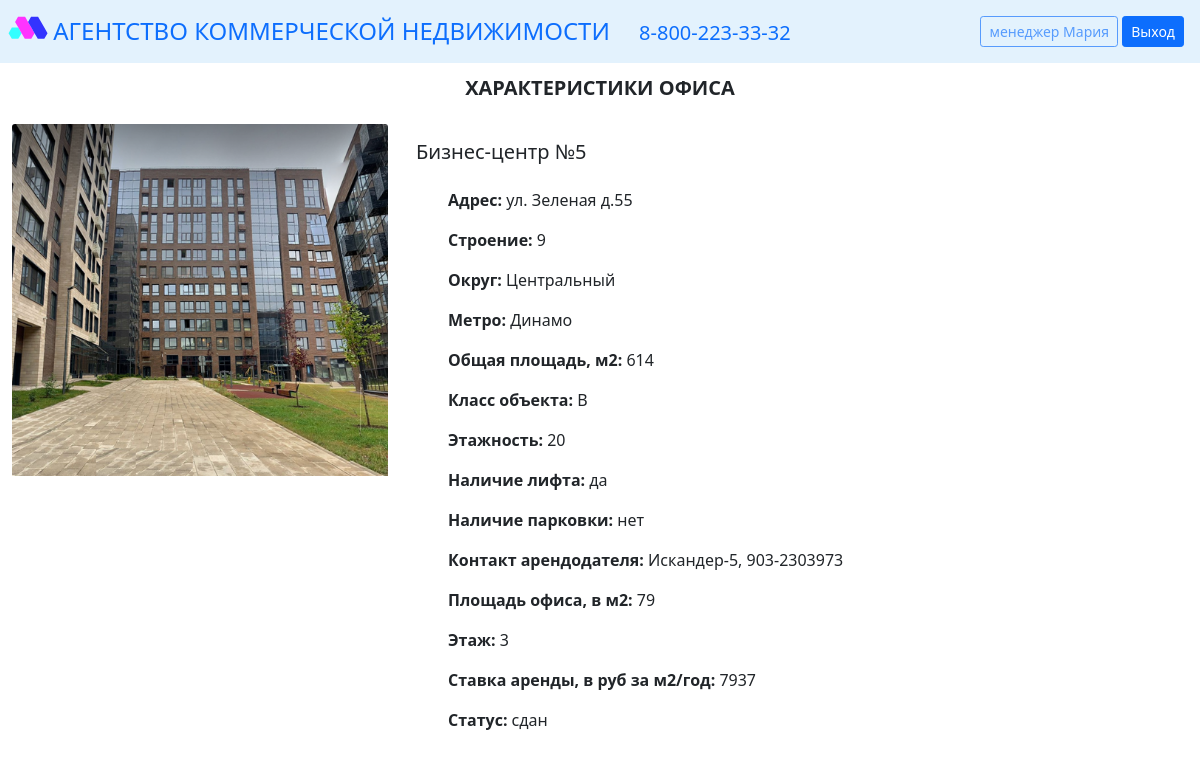
Before: /card_office/1 (signed in) with the older database file.
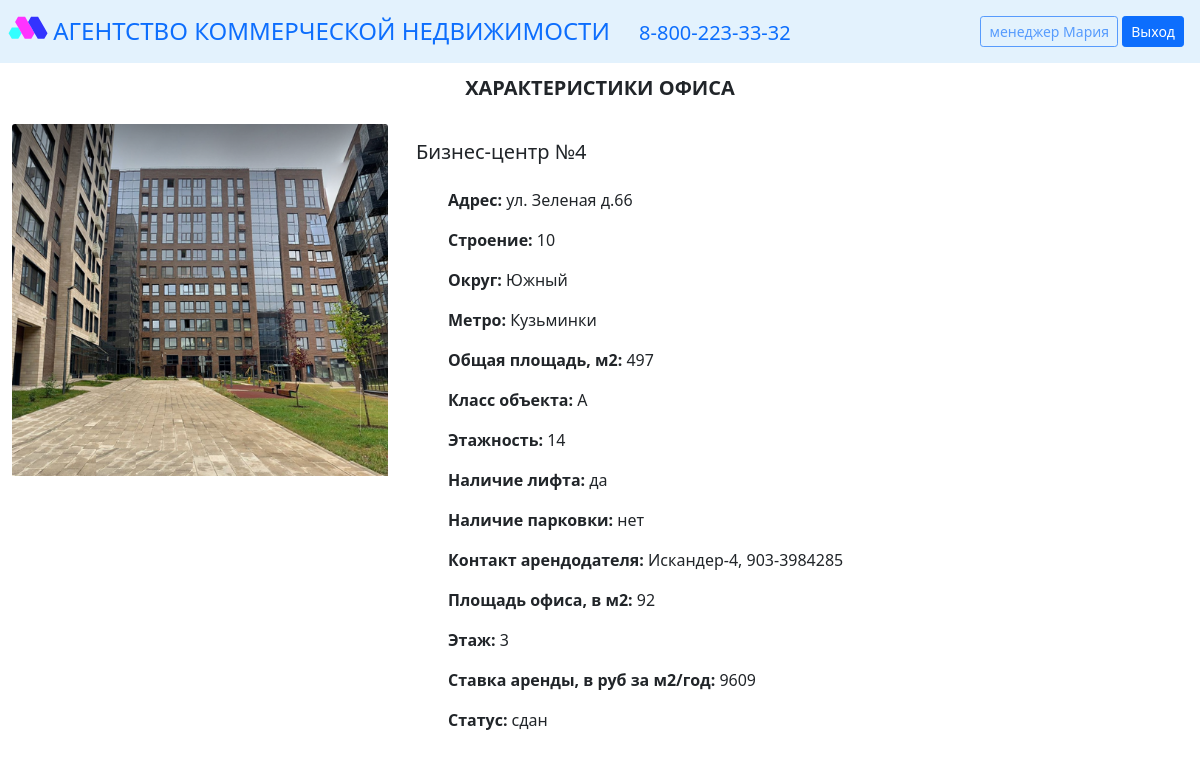
After: the same page with the newer database file.
### data/business_centers.py (models this page shows, shortened)
class Business_center(SqlAlchemyBase, SerializerMixin):
    __tablename__ = 'business_centers'
    id = sqlalchemy.Column(sqlalchemy.Integer, primary_key=True, autoincrement=True)
    name = sqlalchemy.Column(sqlalchemy.String, nullable=True)
    address = sqlalchemy.Column(sqlalchemy.String, nullable=True)
    building = sqlalchemy.Column(sqlalchemy.String, nullable=True)
    district = sqlalchemy.Column(sqlalchemy.String, nullable=True)
    metro = sqlalchemy.Column(sqlalchemy.String, nullable=True)
    total_area = sqlalchemy.Column(sqlalchemy.String, nullable=True)
    klass = sqlalchemy.Column(sqlalchemy.String, nullable=True)
    floors = sqlalchemy.Column(sqlalchemy.String, nullable=True)
    lift = sqlalchemy.Column(sqlalchemy.String, nullable=True)
    parking = sqlalchemy.Column(sqlalchemy.String, nullable=True)
    contact = sqlalchemy.Column(sqlalchemy.String, nullable=True)
    user_id = sqlalchemy.Column(sqlalchemy.Integer, sqlalchemy.ForeignKey("users.id"))
    user = orm.relationship('User')
    offices = orm.relationship("Office", back_populates='business_center')

### data/offices.py (models this page shows, shortened)
class Office(SqlAlchemyBase, SerializerMixin):
    __tablename__ = 'offices'
    id = sqlalchemy.Column(sqlalchemy.Integer, primary_key=True, autoincrement=True)
    area = sqlalchemy.Column(sqlalchemy.String, nullable=True)
    floor = sqlalchemy.Column(sqlalchemy.String, nullable=True)
    bet = sqlalchemy.Column(sqlalchemy.String, nullable=True)
    status = sqlalchemy.Column(sqlalchemy.String, nullable=True)
    user_id = sqlalchemy.Column(sqlalchemy.Integer, sqlalchemy.ForeignKey("users.id"))
    user = orm.relationship('User')
    business_center_id = sqlalchemy.Column(sqlalchemy.Integer, sqlalchemy.ForeignKey("business_centers.id"))
    business_center = orm.relationship('Business_center')

### main.py (the view)
@app.route("/card_office/<int:id>")
@login_required
def card_office(id):
    db_sess = db_session.create_session()
    office = db_sess.query(Office).filter(Office.id == id).first()
    return render_template("cards/office.html",
                           current_user=current_user,
                           title="Характеристики офиса",
                           office=office)

### data/db_session.py (called while the page is built)
def create_session() -> Session:
    global __factory
    return __factory()

### main.py (called while the page is built)
@login_manager.user_loader
def load_user(user_id):
    db_sess = db_session.create_session()
    return db_sess.query(User).get(user_id)

### templates/cards/office.html (shortened to what this page needs)
{% extends "base.html" %}
{% block content %}
{% include "inc/title.html" %}
<div class="row">
	<div class="col-4 ">
		<div class="card_pic ">
			<img src="{{ url_for('static', filename='img/obj_pic.png')}}" class="card-img-top" alt="...">
		</div>
	</div>
	<div class="col-8 p-0">
		<div class="card-body border-0">
	        <h5 class="card-title">{{ office.business_center.name }}</h5>
			<ul class="list-group-item border-0">
				<li class="list-group-item border-0"><b>Адрес: </b>{{ office.business_center.address }}</li>
				<li class="list-group-item border-0"><b>Строение: </b>{{ office.business_center.building }}</li>
				<li class="list-group-item border-0"><b>Округ: </b>{{ office.business_center.district }}</li>
				<li class="list-group-item border-0"><b>Метро: </b>{{ office.business_center.metro }}</li>
				<li class="list-group-item border-0"><b>Общая площадь, м2: </b>{{ office.business_center.total_area }}</li>
				<li class="list-group-item border-0"><b>Класс объекта: </b>{{ office.business_center.klass }}</li>
				<li class="list-group-item border-0"><b>Этажность: </b>{{ office.business_center.floors }}</li>
				<li class="list-group-item border-0"><b>Наличие лифта: </b>{{ office.business_center.lift }}</li>
				<li class="list-group-item border-0"><b>Наличие парковки: </b>{{ office.business_center.parking }}</li>
				<li class="list-group-item border-0"><b>Контакт арендодателя: </b>{{ office.business_center.contact }}</li>
				<li class="list-group-item border-0"><b>Площадь офиса, в м2: </b>{{ office.area }}</li>
				<li class="list-group-item border-0"><b>Этаж: </b>{{ office.floor }}</li>
				<li class="list-group-item border-0"><b>Ставка аренды, в руб за м2/год: </b>{{ office.bet }}</li>
				<li class="list-group-item border-0"><b>Статус: </b>{{ office.status }}</li>
			</ul>
		</div>
	</div>
</div>
{% endblock %}

Changed rows visible on the page:
no longer on this page (row edited): Business_center: business_center.name "Бизнес-центр №5", business_center.address "ул. Зеленая д.55", business_center.building "9", business_center.district "Центральный", business_center.metro "Динамо", business_center.total_area "614", business_center.klass "B", business_center.floors "20", business_center.lift "да", business_center.parking "нет", business_center.contact "Искандер-5, 903-2303973"
now on this page (row edited): Business_center: business_center.name "Бизнес-центр №4", business_center.address "ул. Зеленая д.66", business_center.building "10", business_center.district "Южный", business_center.metro "Кузьминки", business_center.total_area "497", business_center.klass "A", business_center.floors "14", business_center.lift "да", business_center.parking "нет", business_center.contact "Искандер-4, 903-3984285"
changed Office "сдан": area "79" → "92"; bet "7937" → "9609"
